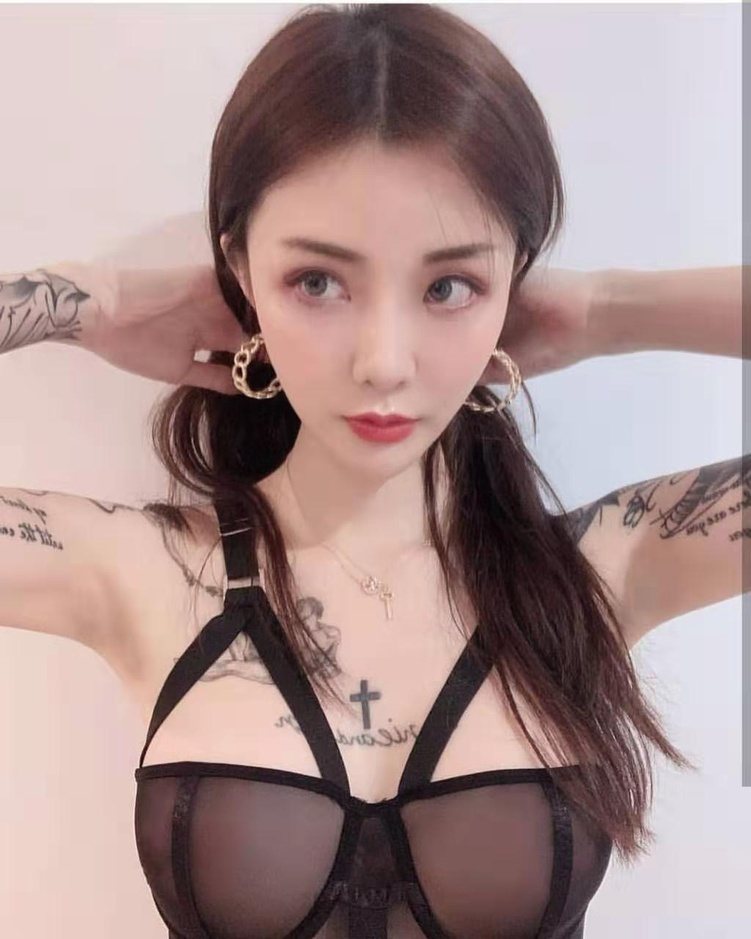
//> input picture CH5_CameraAndImage/beauty.jpg, 751 x 939 px, shrunk from 1024 x 1280 before the run
$ ./imageBasics beauty.jpg   (built with g++ and OpenCV 4)
//> lines starting //> are read from the running program, lines starting //| are printed output that depends on the picture; after the words box and inside, x2 and y2 are one past the last pixel; in counts of white or black regions, pixels touching at a corner belong together
#include <iostream>
#include <chrono>
#include <opencv2/core/core.hpp>
#include <opencv2/highgui/highgui.hpp>
using namespace std;

int main(int argc, char const *argv[])
{
    cv::Mat image;
    image = cv::imread(argv[1]);
//> image is the input picture: 939 rows x 751 cols, CV_8UC3; mean B, G, R 143.1, 144.6, 168.8
    if (image.data == nullptr)
    {
        cerr << "File " << argv[1] << "not exits" << endl;
        return 0;
    }
    cout << "With of image = " << image.cols << ",Height of image = " << image.rows << ", Channels of image = " << image.channels() << endl;
//| With of image = 751,Height of image = 939, Channels of image = 3
    cv::imshow(argv[1], image);
    cv::waitKey(0);
    if (image.type() != CV_8UC1 && image.type() != CV_8UC3)
    {
        cout << "Please input a colorful image. \n";
        return 0;
    }

    chrono::steady_clock::time_point t1 = chrono::steady_clock::now();
    for (size_t i = 0; i < image.rows; i++)
    {
        for (size_t j = 0; j < image.cols; j++)
        {
            unsigned char *row_ptr = image.ptr<unsigned char>(i);
            unsigned char *data_ptr = &row_ptr[j * image.channels()];
            for (size_t k = 0; k < image.channels(); k++)
            {
                unsigned char data = data_ptr[k];
            }
        }
    }
    chrono::steady_clock::time_point t2 = chrono::steady_clock::now();
    chrono::duration<double> time_used = chrono::duration_cast<chrono::duration<double>>(t2 - t1);
    cout << "Time used for traversing " << argv[1] << " = " << time_used.count() << "seconds." << endl;

    cv::Mat image_another = image;
    image_another(cv::Rect(0, 0, 100, 100)).setTo(0);
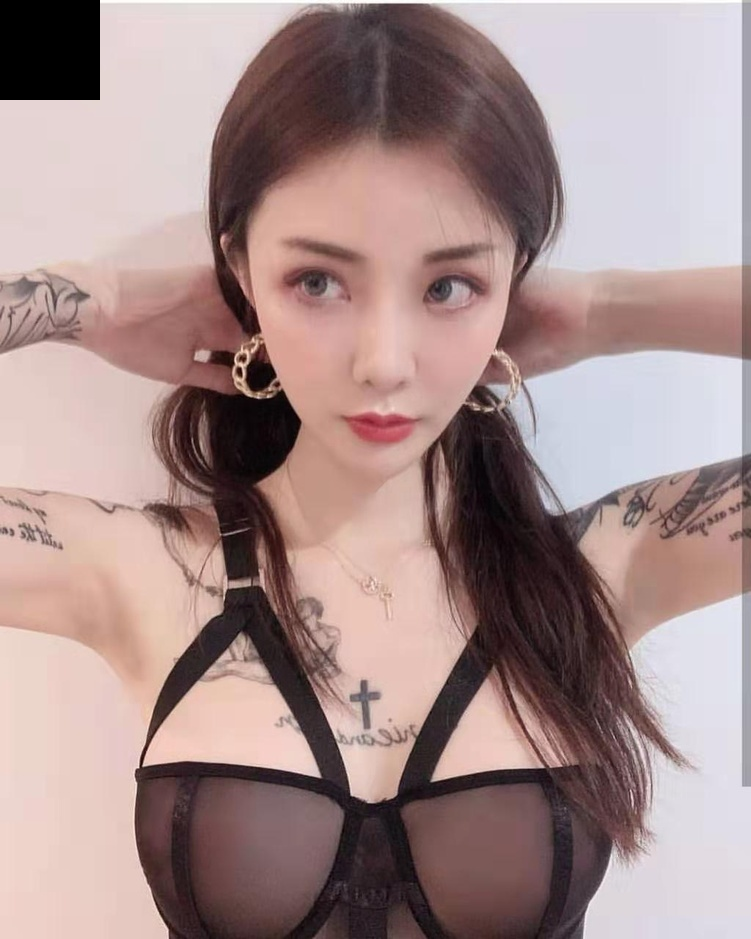
//> image_another: 939 rows x 751 cols, CV_8UC3; 1.42% of pixels changed, all inside (x1, y1, x2, y2) = (0, 0, 100, 100)

    cv::imshow("cv::Mat image_another = image;image_another(cv::Rect(0, 0, 100, 100)).setTo(0);", image_another);
    cv::waitKey(0);
    cv::imshow("image", image);
    cv::waitKey(0);

    cv::Mat image_clone = image.clone();
    image_clone(cv::Rect(0, 0, 100, 100)).setTo(255);
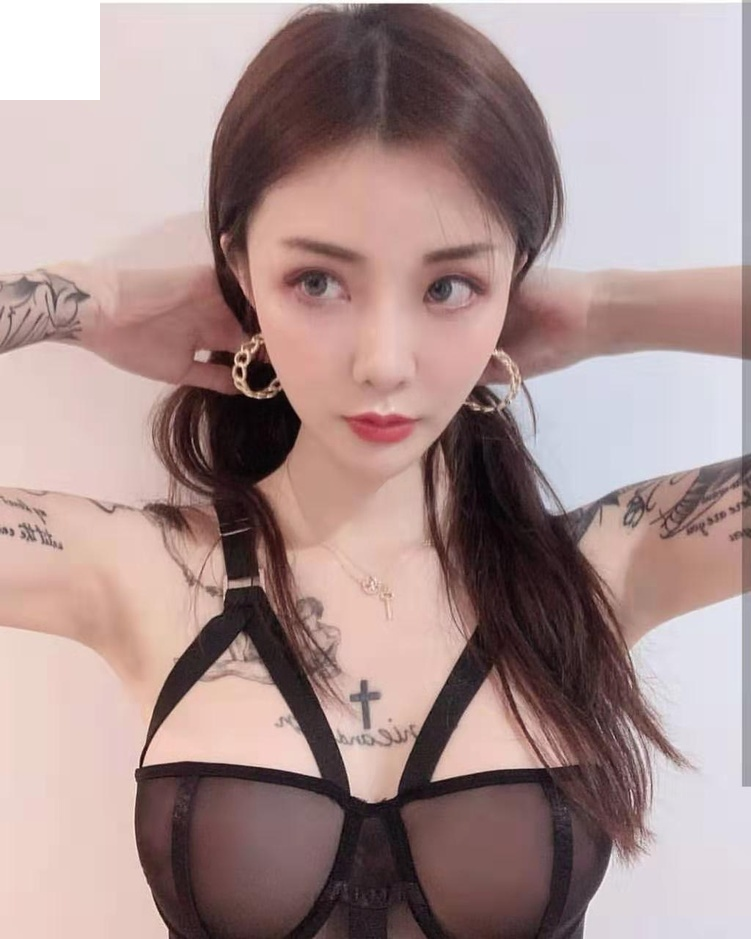
//> image_clone: 939 rows x 751 cols, CV_8UC3; 1.42% of pixels changed, all inside (x1, y1, x2, y2) = (0, 0, 100, 100)
    cv::imshow("image_clone", image_clone);
    cv::waitKey(0);
    cv::imshow(argv[1], image);
    cv::waitKey(0);
    cv::destroyAllWindows();
    return 0;
}
